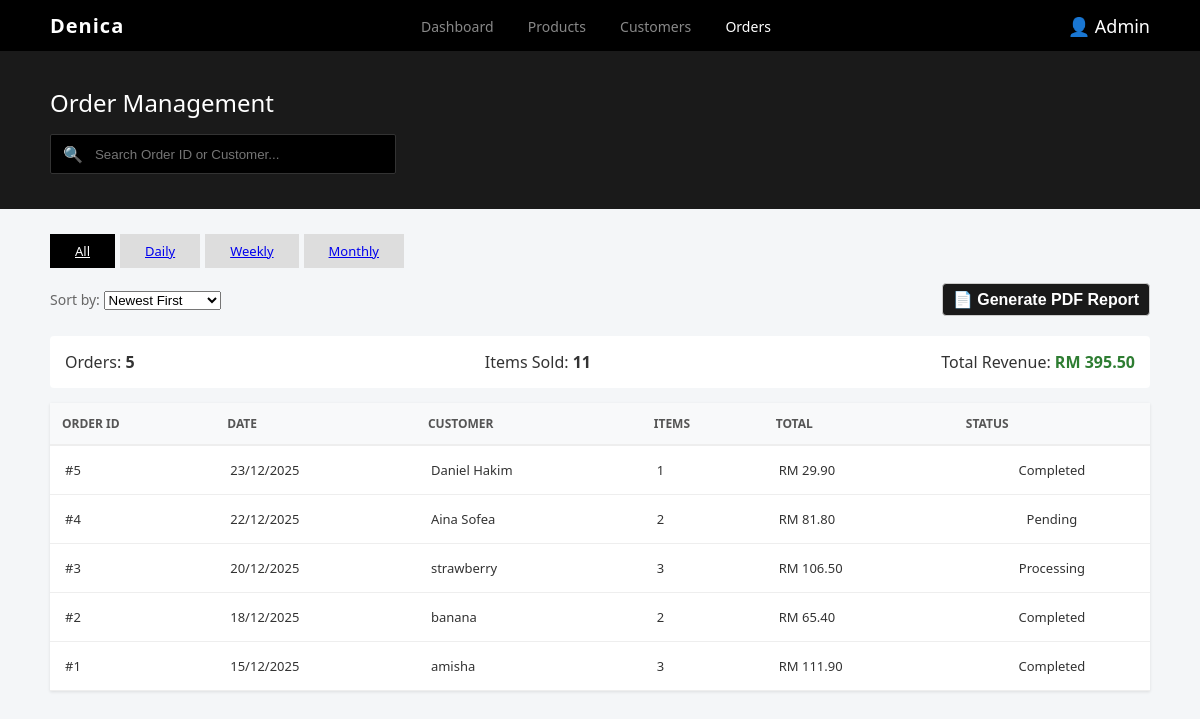
The page /admin/orders.php on the database its author committed.
### tables this page shows
CREATE TABLE `orders` (
  `OrderID` int(11) NOT NULL,
  `CustomerID` int(11) NOT NULL,
  `CartID` int(11) NOT NULL,
  `OrderDate` date NOT NULL,
  `OrderStatus` varchar(100) NOT NULL
);

CREATE TABLE `customer` (
  `CustomerID` int(11) NOT NULL,
  `Name` varchar(100) NOT NULL,
  `Email` varchar(100) NOT NULL,
  `PasswordHash` varchar(225) NOT NULL
);

### admin/orders.php (the view, shortened to what this page needs)
<?php
$conn = mysqli_connect("localhost", "root", "", "denicadata");
$filter = $_GET['filter'] ?? 'all';
$search = trim($_GET['search'] ?? '');
$sort = $_GET['sort'] ?? 'date_desc';
$orderSQL = "ORDER BY o.OrderDate DESC";
$where = [];
$whereSQL = $where ? "WHERE " . implode(" AND ", $where) : "";
$sql = "SELECT o.OrderID, o.OrderDate, o.OrderStatus, c.Name AS CustomerName,
               SUM(oi.Quantity) AS ItemsSold,
               SUM(oi.Quantity * oi.UnitPrice) AS GrandTotal
        FROM orders o
        JOIN customer c ON o.CustomerID = c.CustomerID
        JOIN orderitem oi ON o.OrderID = oi.OrderID
        $whereSQL
        GROUP BY o.OrderID
        $orderSQL";
$stmt = $conn->prepare($sql);
$stmt->execute();
$result = $stmt->get_result();
$totalItems = 0;
$totalRevenue = 0;
$orderCount = 0;
$rows = [];
while($row = $result->fetch_assoc()) {
    $totalItems += $row['ItemsSold'];
    $totalRevenue += $row['GrandTotal'];
    $orderCount++;
    $rows[] = $row;
}
?>
<!DOCTYPE html>
<html lang="en">
<head>
    <link rel="stylesheet" href="admin.css">
</head>
<body>
<header class="main-header">
    <div class="logo">Denica</div>
    <nav>
        <a href="admin_dashboard.php">Dashboard</a>
        <a href="products.php">Products</a>
        <a href="customers.php">Customers</a>
        <a href="orders.php" class="active">Orders</a>
    </nav>
    <div class="admin-profile">👤 Admin</div>
</header>
<section class="management-bar">
    <h1>Order Management</h1>
    <form method="get" class="search-box">
        <span>🔍</span>
        <input type="text" name="search" placeholder="Search Order ID or Customer..." value="<?= htmlspecialchars($search) ?>">
    </form>
</section>
<main class="admin-content">
    <div class="filter-tabs">
        <a href="orders.php?filter=all" class="tab <?= $filter=='all'?'active':'' ?>">All</a>
        <a href="orders.php?filter=daily" class="tab <?= $filter=='daily'?'active':'' ?>">Daily</a>
        <a href="orders.php?filter=weekly" class="tab <?= $filter=='weekly'?'active':'' ?>">Weekly</a>
        <a href="orders.php?filter=monthly" class="tab <?= $filter=='monthly'?'active':'' ?>">Monthly</a>
    </div>
    <div class="action-row">
        <div class="sort-dropdown">
            Sort by:
            <select id="sortSelect" onchange="sortOrders()">
                <option value="date_desc" <?= $sort=='date_desc'?'selected':'' ?>>Newest First</option>
            </select>
        </div>
        <div class="table-utilities">
            <button onclick="window.print()" class="add-btn" style="background: #1a1a1a; color: white;">
                📄 Generate PDF Report
            </button>
        </div>
    </div>
    <div style="margin-bottom: 15px; padding: 15px; background: #fff; border-radius: 4px; display: flex; justify-content: space-between;">
        <span>Orders: <strong><?= $orderCount ?></strong></span>
        <span>Items Sold: <strong><?= $totalItems ?></strong></span>
        <span>Total Revenue: <strong style="color: #2e7d32;">RM <?= number_format($totalRevenue, 2) ?></strong></span>
    </div>
    <table class="srs-table">
        <thead>
            <tr>
                <th>Order ID</th>
                <th>Date</th>
                <th>Customer</th>
                <th>Items</th>
                <th>Total</th>
                <th>Status</th>
            </tr>
        </thead>
        <tbody>
            <?php foreach($rows as $row): ?>
                <tr>
                    <td>#<?= $row['OrderID'] ?></td>
                    <td><?= date("d/m/Y", strtotime($row['OrderDate'])) ?></td>
                    <td><?= htmlspecialchars($row['CustomerName']) ?></td>
                    <td><?= $row['ItemsSold'] ?></td>
                    <td>RM <?= number_format($row['GrandTotal'], 2) ?></td>
                    <td><?= $row['OrderStatus'] ?></td>
                </tr>
            <?php endforeach; ?>
        </tbody>
    </table>
</main>
</body>
</html>

### admin/admin.css (style rules this page uses)
body { margin: 0; font-family: 'Segoe UI', Tahoma, Geneva, Verdana, sans-serif; background-color: #f4f6f8; color: #333; }
.main-header { background: #000; color: #fff; padding: 12px 50px; display: flex; justify-content: space-between; align-items: center; position: sticky; top: 0; z-index: 1000; }
.main-header .logo { font-size: 20px; font-weight: bold; letter-spacing: 1px; }
.main-header nav a { color: #888; text-decoration: none; margin: 0 15px; font-size: 14px; transition: 0.3s; }
.main-header nav a:hover, .main-header nav a.active { color: #fff; }
.admin-profile { font-size: 18px; cursor: pointer; }
.management-bar { background: #1a1a1a; color: white; padding: 35px 50px; }
.management-bar h1 { margin: 0 0 15px 0; font-size: 24px; font-weight: 500; }
.search-box { background: #000; padding: 8px 12px; width: 320px; border: 1px solid #333; display: flex; align-items: center; border-radius: 2px; }
.search-box input { background: transparent; border: none; color: white; margin-left: 10px; width: 100%; outline: none; }
.admin-content { padding: 25px 50px; }
.action-row { display: flex; justify-content: space-between; align-items: center; margin-bottom: 20px; }
.sort-dropdown { font-size: 14px; color: #666; }
.add-btn { background: #fff; color: #000; padding: 8px 16px; border: 1px solid #ccc; cursor: pointer; font-weight: 600; border-radius: 4px; }
.srs-table { width: 100%; border-collapse: collapse; background: white; box-shadow: 0 1px 3px rgba(0,0,0,0.1); }
.srs-table th { background: #f8f9fa; padding: 12px; text-align: left; font-size: 12px; color: #555; border-bottom: 2px solid #eee; text-transform: uppercase; }
.srs-table td { padding: 15px; border-bottom: 1px solid #eee; font-size: 13px; }
.filter-tabs { display: flex; gap: 5px; margin-bottom: 15px; }
.tab { padding: 8px 25px; background: #ddd; border: none; cursor: pointer; font-size: 13px; font-weight: 500; }
.tab.active { background: #000; color: #fff; }
.table-utilities button { background: none; border: 1px solid #ccc; font-size: 16px; padding: 6px 10px; cursor: pointer; margin-left: 5px; border-radius: 4px; transition: 0.2s; }
body { margin: 0; font-family: 'Segoe UI', sans-serif; background-color: #f4f6f8; }
.main-header { background: #000; color: #fff; padding: 12px 50px; display: flex; justify-content: space-between; align-items: center; }
.srs-table { width: 100%; border-collapse: collapse; background: white; }
.srs-table th { background: #f8f9fa; padding: 12px; text-align: left; border-bottom: 2px solid #eee; }
.srs-table td { padding: 15px; border-bottom: 1px solid #eee; }
.srs-table td:last-child { text-align: center; white-space: nowrap; }

### rows shown on the page
orders: OrderID "5", OrderDate "23/12/2025", CustomerID.Name "Daniel Hakim", ItemsSold "1", GrandTotal "29.90", OrderStatus "Completed"
orders: OrderID "4", OrderDate "22/12/2025", CustomerID.Name "Aina Sofea", ItemsSold "2", GrandTotal "81.80", OrderStatus "Pending"
orders: OrderID "3", OrderDate "20/12/2025", CustomerID.Name "strawberry", ItemsSold "3", GrandTotal "106.50", OrderStatus "Processing"
orders: OrderID "2", OrderDate "18/12/2025", CustomerID.Name "banana", ItemsSold "2", GrandTotal "65.40", OrderStatus "Completed"
orders: OrderID "1", OrderDate "15/12/2025", CustomerID.Name "amisha", ItemsSold "3", GrandTotal "111.90", OrderStatus "Completed"

### other values the page prints
$orderCount "5"
$totalItems "11"
$totalRevenue "395.50"
